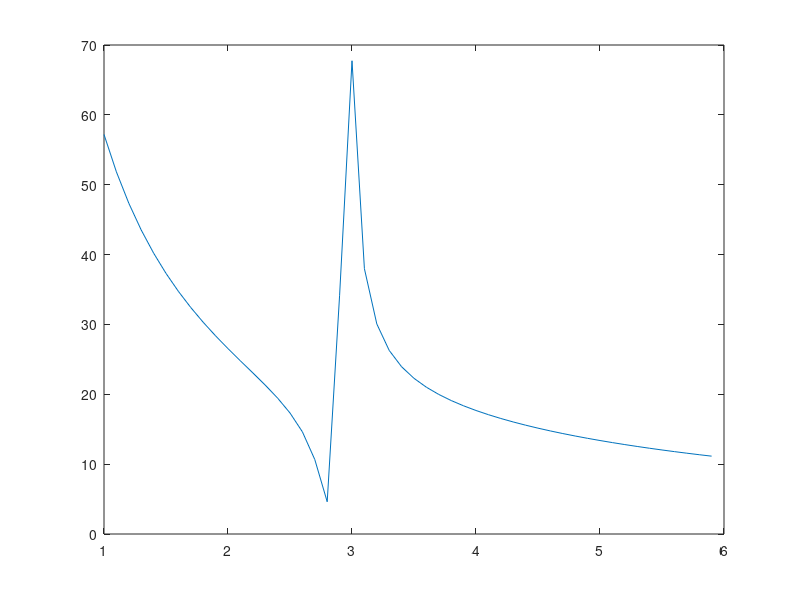

Here is the MATLAB script that generated this plot:
function Prog3
%
% Dada la impedancia de una linea y de un filtro de sintonia, 
% calcular y representar el modulo de la impedancia equivalente del conjunto.
% 
clear all
close all
clc
f=50;
w=2*pi*f;
h=2.95;
q=50;
%
% Datos del circuito.
%
XCF=1.5; % Reactancia del condensador del filtro.
XLF=XCF/h^2; % Reactancia de la bobina del filtro.
RF=XLF*h/q; % Resistencia del filtro.

XL=XLF*0.1; % Reactancia inductiva de la linea.
R=XL*0.05; % Resistencia de la linea.

%
% Espectro armonico a analizar.
%
k=1:0.1:2*h;

%% code above here was not touched

Zeq_line= R + 1j*k*XL;                      %a resistance and inductance

Zeq_filter= RF + 1j*k*XLF -1j*XCF./k;       %resistance inductance and capacitance

Zeq= (Zeq_line+Zeq_filter)./(Zeq_line.*Zeq_filter); %both previous Zeq-... in pararell

plot (k,abs(Zeq))